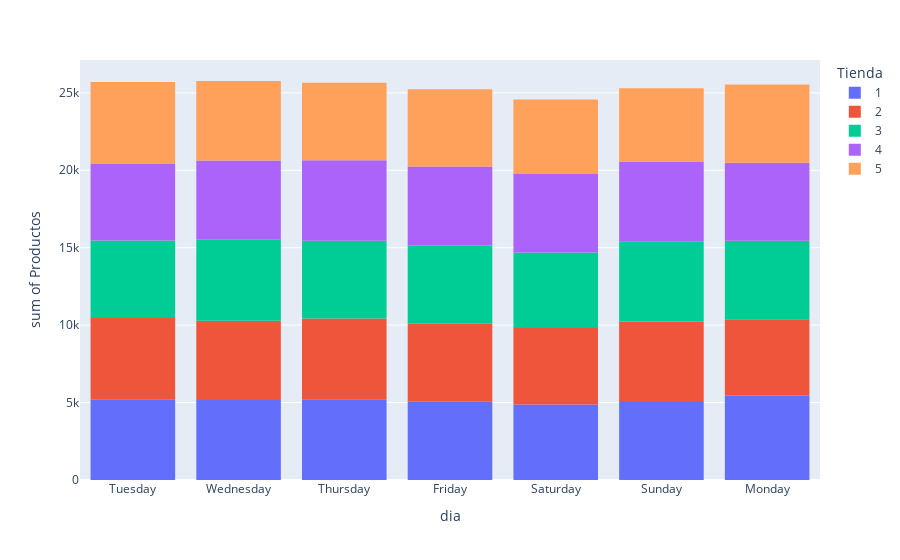

Notebook code cell kept with this figure:
### Code cell
fig5 = px.histogram(data_frame = df,
             x          = "dia",
             y  = "Productos",
            color = 'Tienda')
fig5.show()

### Figure 1 — Plotly figure (JSON) as saved in the notebook; plotly's stock layout.template omitted (floating-point values rounded to 4 significant figures; data arrays with more than 128 entries replaced by an {"elided": "..."} marker saying what was removed)
{"data": [{"alignmentgroup": "True", "bingroup": "x", "histfunc": "sum", "hovertemplate": "Tienda=1<br>dia=%{x}<br>sum of Productos=%{y}<extra></extra>", "legendgroup": "1", "marker": {"color": "#636efa", "pattern": {"shape": ""}}, "name": "1", "offsetgroup": "1", "orientation": "v", "showlegend": true, "type": "histogram", "x": {"elided": "1096 str values"}, "xaxis": "x", "y": {"elided": "1096 int values"}, "yaxis": "y"}, {"alignmentgroup": "True", "bingroup": "x", "histfunc": "sum", "hovertemplate": "Tienda=2<br>dia=%{x}<br>sum of Productos=%{y}<extra></extra>", "legendgroup": "2", "marker": {"color": "#EF553B", "pattern": {"shape": ""}}, "name": "2", "offsetgroup": "2", "orientation": "v", "showlegend": true, "type": "histogram", "x": {"elided": "1096 str values"}, "xaxis": "x", "y": {"elided": "1096 int values"}, "yaxis": "y"}, {"alignmentgroup": "True", "bingroup": "x", "histfunc": "sum", "hovertemplate": "Tienda=3<br>dia=%{x}<br>sum of Productos=%{y}<extra></extra>", "legendgroup": "3", "marker": {"color": "#00cc96", "pattern": {"shape": ""}}, "name": "3", "offsetgroup": "3", "orientation": "v", "showlegend": true, "type": "histogram", "x": {"elided": "1096 str values"}, "xaxis": "x", "y": {"elided": "1096 int values"}, "yaxis": "y"}, {"alignmentgroup": "True", "bingroup": "x", "histfunc": "sum", "hovertemplate": "Tienda=4<br>dia=%{x}<br>sum of Productos=%{y}<extra></extra>", "legendgroup": "4", "marker": {"color": "#ab63fa", "pattern": {"shape": ""}}, "name": "4", "offsetgroup": "4", "orientation": "v", "showlegend": true, "type": "histogram", "x": {"elided": "1096 str values"}, "xaxis": "x", "y": {"elided": "1096 int values"}, "yaxis": "y"}, {"alignmentgroup": "True", "bingroup": "x", "histfunc": "sum", "hovertemplate": "Tienda=5<br>dia=%{x}<br>sum of Productos=%{y}<extra></extra>", "legendgroup": "5", "marker": {"color": "#FFA15A", "pattern": {"shape": ""}}, "name": "5", "offsetgroup": "5", "orientation": "v", "showlegend": true, "type": "histogram", "x": {"elided": "1096 str values"}, "xaxis": "x", "y": {"elided": "1096 int values"}, "yaxis": "y"}], "layout": {"autosize": true, "barmode": "relative", "legend": {"title": {"text": "Tienda"}, "tracegroupgap": 0}, "margin": {"t": 60}, "xaxis": {"anchor": "y", "autorange": true, "domain": [0, 1], "range": [-0.5, 6.5], "title": {"text": "dia"}, "type": "category"}, "yaxis": {"anchor": "x", "autorange": true, "domain": [0, 1], "range": [0, 27120.0], "title": {"text": "sum of Productos"}, "type": "linear"}}}
